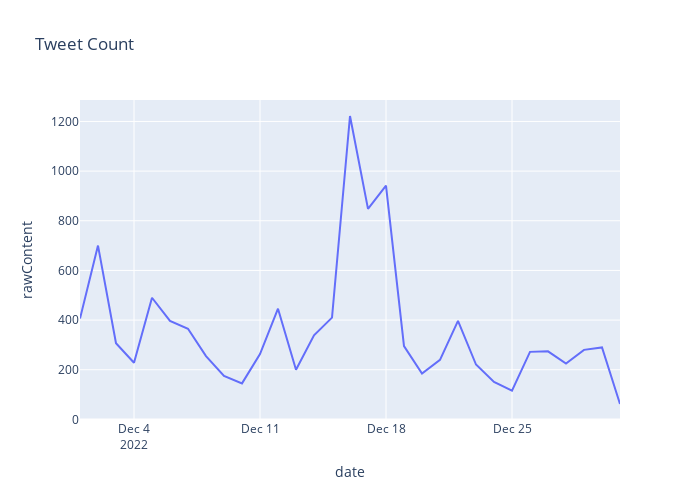

Source (notebook cell):
### Code cell
#plot tweet count
df_tweetCount = df[['date', 'rawContent']]
df_tweetCount = df_tweetCount.groupby(['date']).count().reset_index()
df_tweetCount
fig = px.line(df_tweetCount, x="date", y="rawContent", title='Tweet Count', width=700, height=500)
fig

### Figure 1 — Plotly figure (JSON) as saved in the notebook; plotly's stock layout.template omitted (floating-point values rounded to 4 significant figures)
{"data": [{"hovertemplate": "date=%{x}<br>rawContent=%{y}<extra></extra>", "legendgroup": "", "line": {"color": "#636efa", "dash": "solid"}, "marker": {"symbol": "circle"}, "mode": "lines", "name": "", "orientation": "v", "showlegend": false, "type": "scatter", "x": ["2022-12-01T00:00:00", "2022-12-02T00:00:00", "2022-12-03T00:00:00", "2022-12-04T00:00:00", "2022-12-05T00:00:00", "2022-12-06T00:00:00", "2022-12-07T00:00:00", "2022-12-08T00:00:00", "2022-12-09T00:00:00", "2022-12-10T00:00:00", "2022-12-11T00:00:00", "2022-12-12T00:00:00", "2022-12-13T00:00:00", "2022-12-14T00:00:00", "2022-12-15T00:00:00", "2022-12-16T00:00:00", "2022-12-17T00:00:00", "2022-12-18T00:00:00", "2022-12-19T00:00:00", "2022-12-20T00:00:00", "2022-12-21T00:00:00", "2022-12-22T00:00:00", "2022-12-23T00:00:00", "2022-12-24T00:00:00", "2022-12-25T00:00:00", "2022-12-26T00:00:00", "2022-12-27T00:00:00", "2022-12-28T00:00:00", "2022-12-29T00:00:00", "2022-12-30T00:00:00", "2022-12-31T00:00:00"], "xaxis": "x", "y": [406, 700, 307, 228, 490, 397, 365, 255, 175, 145, 263, 446, 200, 339, 410, 1222, 848, 942, 295, 185, 240, 397, 221, 151, 116, 272, 274, 225, 280, 290, 62], "yaxis": "y"}], "layout": {"height": 500, "legend": {"tracegroupgap": 0}, "title": {"text": "Tweet Count"}, "width": 700, "xaxis": {"anchor": "y", "domain": [0, 1], "title": {"text": "date"}}, "yaxis": {"anchor": "x", "domain": [0, 1], "title": {"text": "rawContent"}}}}
